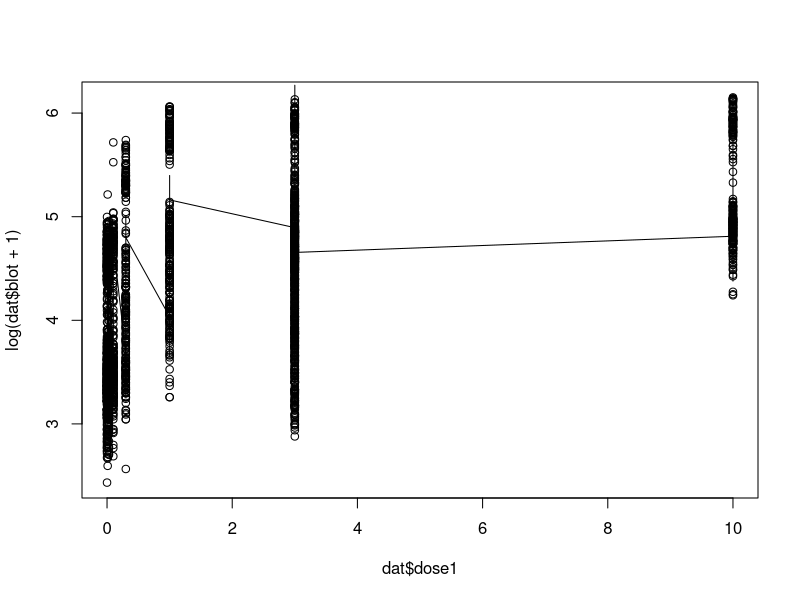

Here is the R script that generated this plot: (Note: this script raises an error after producing the figure.)
## ---- chunk 1
library(dplyr)
library(lme4)
library(ggplot2)
library(magrittr)
dat <- read.table("case1.txt", header = T, stringsAsFactors = F, na.strings = ".", colClasses=c("character","character","numeric","numeric","numeric","numeric","numeric","numeric"))
dat <-  dat %>% filter(complete.cases(blot)) 
## ---- chunk 2
#creates a kernel distribution for each covariate
#be careful of random samples--Big X can't have NAs
kern_distribution <- function(x,y, knots = 4) {
  ### s: #controls how wide the kernels are, s should be half the distance between two knots 
  ### tau: decides where the breaks are based on the number of knots
  ###knots: number of splits/peaks in the data
  ##x and y are the data
  
  tau <- seq(min(x), max(x), length.out = knots)
  s <- diff(tau)[1]/2
  X <- matrix(0, nrow=length(x),ncol=knots)
  for(i in 1:knots) {
    X[,i] <- x * dnorm(x, tau[i], s)
  }
  return(X)
}

#smoothing out the graph by predicting values for the fitted data
#same function as the kern distribution, but this time it is smoother
smooth_graph <- function(x, y.predict, knots = 4, s = 2) {
  x.predict <- seq(min(x), max(x), length.out=500)
  X.predict <- matrix(0, nrow=length(x.predict),ncol = knots)
  for(i in 1:knots) {
    X.predict[,i] <- x.predict * dnorm(x.predict, tau[i], s)
  }
  return(X.predict)
}
## ---- chunk 3

#attach(dat) ##attaches the data so we can just run through with the variable names

m2 <- lmer(log(blot + 1) ~ (1 + proto|lab) + kern_distribution(dose1, blot, knots = 2) + kern_distribution(dose2, blot, knots = 3) + kern_distribution(body, blot, knots = 10), data = dat) #X + Z + R + S + random effect
summary(m2)


plot(dat$dose1,log(dat$blot + 1)) #plots the true data
lines(sort(dat$dose1), fitted(m2)[order(dat$dose1)]) #shows how well the model fits the true data
abline(v = tau)

plot(dat$dose2, log(dat$blot + 1))
lines(sort(dat$dose2), fitted(m2)[order(dat$dose2)])
#abline(v = tau)


plot(dat$body, log(dat$blot + 1))
lines(sort(dat$body), fitted(m2)[order(dat$body)])



#smoothing out the graph

y.predict <- cbind(1, X.predict) %*% coef(m2) #predict function is easier // but cbind(X.predicts)
plot(x$dose2,y$blot)
